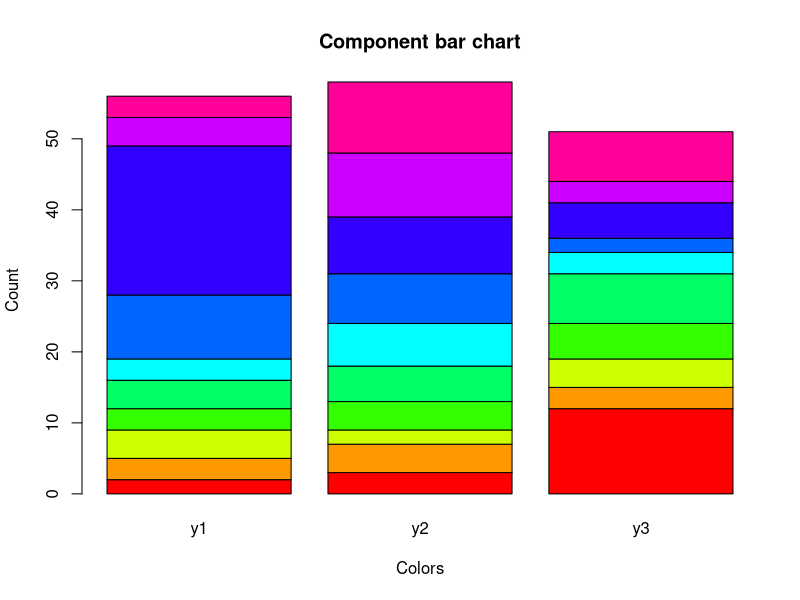
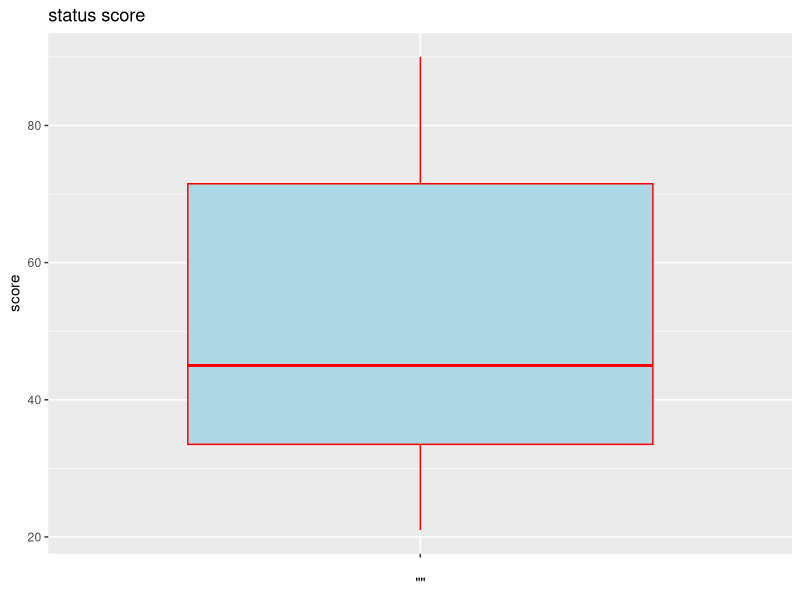

R code for these plots, in order:
y1= c(2,3,4,3,4,3,9,21,4,3)
y2 =c(3,4,2,4,5,6,7,8,9,10)
y3 = c(12,3,4,5,7,3,2,5,3,7)

colors = c('blue', 'cyan','red', 'purple', 'yellow', 'green', 'orange', 'white', 'gray','brown')

data = data.frame(y1,y2,y3)

barplot(as.matrix(data), main = 'Component bar chart', ylab='Count',xlab='Colors', beside=FALSE, col=rainbow(10))


# ASSIGNMENT:- show numeric labels on component bar chart and auto colors schem
# barplot(as.matrix(data),names.arg =  , main = 'Component bar chart', ylab='Count',xlab='Colors', beside=FALSE, col=heat.colors(10), legend=rownames(data), args.legend=list(title='Colors', x='topright', cex=0.8, bty='n'))


library(tidyverse)
score=c(23,24,45,67,76,43,65,78,90,43,21)
qplot(y=score, x="", geom="boxplot", col=I("red"), fill=I("lightblue"),
      ylab="score", main="status score")

data(chickwts)
str(chickwts)
# qplot(data=chickwts, x=feed, y=weight, )